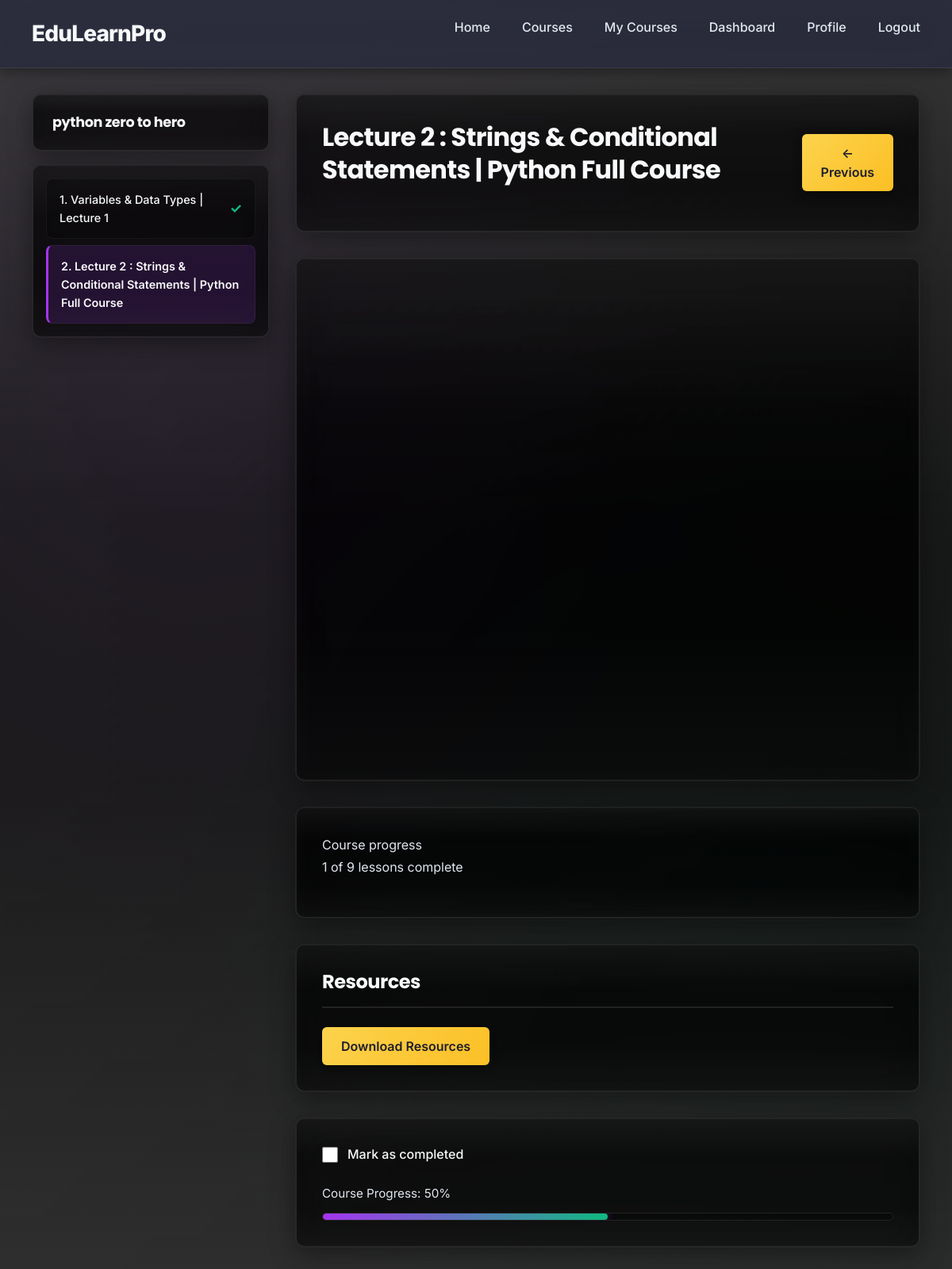
The page /courses/python-zero-to-hero/lessons/2/ (signed in) on the database its author committed.
### courses/models.py (models this page shows, shortened)
class Course(models.Model):
    CATEGORY_CHOICES = (
        ("development", "Development"),
        ("design", "Design"),
        ("marketing", "Marketing"),
        ("business", "Business"),
        ("data", "Data Science"),
        ('programming', "Programming"),
        ("other", "Other"),
    )
    CATEGORY_THUMBNAILS = {
        "development": "https://images.unsplash.com/photo-1518770660439-4636190af475?auto=format&fit=crop&w=1600&q=80",
        "design": "https://images.unsplash.com/photo-1523475472560-d2df97ec485c?auto=format&fit=crop&w=1600&q=80",
        "marketing": "https://images.unsplash.com/photo-1504384308090-c894fdcc538d?auto=format&fit=crop&w=1600&q=80",
        "business": "https://images.unsplash.com/photo-1450101499163-c8848c66ca85?auto=format&fit=crop&w=1600&q=80",
        "data": "https://images.unsplash.com/photo-1517430816045-df4b7de11d1d?auto=format&fit=crop&w=1600&q=80",
        "other": "https://images.unsplash.com/photo-1498050108023-c5249f4df085?auto=format&fit=crop&w=1600&q=80",
    }
    DEFAULT_THUMBNAIL = "https://images.unsplash.com/photo-1522075469751-3a6694fb2f61?auto=format&fit=crop&w=1600&q=80"
    STATUS_CHOICES = (
        ("draft", "Draft"),
        ("published", "Published"),
    )
    LEVEL_CHOICES = (
        ("beginner", "Beginner"),
        ("intermediate", "Intermediate"),
        ("advanced", "Advanced"),
        ("all", "All Levels"),
    )
    title = models.CharField(max_length=200)
    slug = models.SlugField(max_length=220, unique=True, blank=True)
    description = models.TextField(blank=True, null=True)
    instructor = models.ForeignKey(User, on_delete=models.CASCADE, related_name="courses")
    category = models.CharField(max_length=32, choices=CATEGORY_CHOICES, default="other")
    level = models.CharField(max_length=20, choices=LEVEL_CHOICES, default="all")
    thumbnail = models.ImageField(upload_to="course_thumbnails/", blank=True, null=True)
    promo_video_url = models.URLField(
        blank=True,
        null=True,
        help_text="Course preview/intro video URL (YouTube or direct video URL). This video will be displayed on the course detail page."
    )
    learning_outcomes = models.TextField(
        blank=True,
        null=True,
        help_text="List the key learning outcomes (one per line or use bullet points)"
    )
    status = models.CharField(max_length=20, choices=STATUS_CHOICES, default="draft")
    price = models.DecimalField(max_digits=10, decimal_places=2, default=0.00, null=True, blank=True)
    discounted_price = models.DecimalField(max_digits=10, decimal_places=2, default=0.00, null=True, blank=True)
    is_free = models.BooleanField(default=False, help_text="Check if this course is free")
    duration = models.CharField(
        max_length=50,
        blank=True,
        null=True,
        help_text="e.g., '6 weeks', '10 hours', '4 months'"
    )
    created_at = models.DateTimeField(auto_now_add=True)
    updated_at = models.DateTimeField(auto_now=True)
    class Meta:
        ordering = ("title",)

class Lesson(models.Model):
    course = models.ForeignKey(Course, on_delete=models.CASCADE, related_name="lessons")
    title = models.CharField(max_length=200)
    content = models.TextField()
    order = models.PositiveIntegerField(default=1)
    video_url = models.URLField(blank=True, null=True, help_text="YouTube URL or direct video URL")
    resources = models.FileField(upload_to="lesson_resources/", blank=True, null=True)
    created_at = models.DateTimeField(auto_now_add=True)
    updated_at = models.DateTimeField(auto_now=True)
    class Meta:
        ordering = ("course", "order", "id")
        unique_together = ("course", "order")
    def get_youtube_video_id(self) -> str | None:
        if not self.video_url:
            return None
        parsed = urlparse(self.video_url)
        host = parsed.netloc.lower()
        if "youtu.be" in host and parsed.path:
            return parsed.path.lstrip("/")
        return None
    def get_embed_url(self) -> str | None:
        if not self.video_url:
            return None
        video_id = self.get_youtube_video_id()
        if video_id:
            return f"https://www.youtube.com/embed/{video_id}?rel=0&showinfo=0&modestbranding=1&enablejsapi=1&playsinline=1&controls=1&fs=1"
        return self.video_url

### courses/views.py (the view, shortened to what this page needs)
# urls.py: path("<slug:course_slug>/lessons/<int:pk>/", views.lesson_view, name="lesson"),
@login_required
def lesson_view(request, course_slug, pk):
    course = get_object_or_404(Course, slug=course_slug)
    lesson = get_object_or_404(Lesson, pk=pk, course=course)
    is_instructor_owner = course.instructor == request.user
    enrollment = None
    lesson_progress = None
    course_progress_percentage = 0
    if not is_instructor_owner:
        if course.status != 'published':
            return HttpResponseForbidden("This course is not available.")
        enrollment = Enrollment.objects.filter(user=request.user, course=course).first()
        if not enrollment:
            messages.error(request, "You must enroll in this course to access lessons.")
            return redirect("courses:detail", slug=course.slug)
        from enrollments.models import LessonProgress, calculate_progress
        lesson_progress, created = LessonProgress.objects.get_or_create(
            enrollment=enrollment,
            lesson=lesson,
            defaults={'completed': False}
        )
        course_progress_percentage = calculate_progress(enrollment)
    all_lessons = list(course.lessons.all().order_by("order", "id"))
    current_index = next((i for i, l in enumerate(all_lessons) if l.pk == lesson.pk), None)
    prev_lesson = all_lessons[current_index - 1] if current_index and current_index > 0 else None
    next_lesson = all_lessons[current_index + 1] if current_index is not None and current_index < len(all_lessons) - 1 else None
    lessons_with_progress = []
    if enrollment:
        from enrollments.models import LessonProgress
        progress_dict = {
            lp.lesson_id: lp
            for lp in LessonProgress.objects.filter(
                enrollment=enrollment,
                lesson__course=course
            ).select_related('lesson')
        }
        for l in all_lessons:
            lessons_with_progress.append({
                'lesson': l,
                'progress': progress_dict.get(l.pk),
                'is_current': l.pk == lesson.pk
            })
    context = {
        "course": course,
        "lesson": lesson,
        "prev_lesson": prev_lesson,
        "next_lesson": next_lesson,
        "lessons_with_progress": lessons_with_progress,
        "is_instructor_owner": is_instructor_owner,
        "enrollment": enrollment,
        "lesson_progress": lesson_progress,
        "course_progress_percentage": course_progress_percentage,
        "is_completed": lesson_progress.completed if lesson_progress else False,
    }
    return render(request, "courses/lesson_view.html", context)

### enrollments/models.py (called while the page is built, shortened)
def calculate_progress(enrollment: Enrollment) -> int:
    total_lessons = enrollment.lesson_progress.count()
    if total_lessons == 0:
        enrollment.progress = 0
        enrollment.save(update_fields=["progress"])
        return 0
    completed_lessons = enrollment.lesson_progress.filter(completed=True).count()
    percentage = int((completed_lessons / total_lessons) * 100)
    percentage = min(100, max(0, percentage))
    was_completed = enrollment.is_completed
    is_now_completed = percentage == 100 and total_lessons > 0
    return percentage

### users/models.py (called while the page is built)
    @property
    def role(self):
        profile = getattr(self, "profile", None)
        return profile.role if profile else None

### templates/courses/lesson_view.html (shortened to what this page needs)
{% extends 'base.html' %}
{% load static %}
{% block content %}
<div class="container">
    <div class="lesson-layout">
        <div class="lesson-sidebar">
            <h3>{{ course.title }}</h3>
            <ul class="lessons-sidebar-list">
                {% for item in lessons_with_progress %}
                    <li class="{% if item.is_current %}active{% endif %} {% if item.progress and item.progress.completed %}completed{% endif %}">
                        <a href="{% url 'courses:lesson' course.slug item.lesson.pk %}">
                            {{ item.lesson.order }}. {{ item.lesson.title }}
                            {% if item.progress and item.progress.completed %}
                                <span class="checkmark">✓</span>
                            {% endif %}
                        </a>
                    </li>
                {% endfor %}
            </ul>
        </div>
        <div class="lesson-main">
            <div class="lesson-header">
                <h1>{{ lesson.title }}</h1>
                <div class="lesson-navigation">
                    {% if prev_lesson %}
                        <a href="{% url 'courses:lesson' course.slug prev_lesson.pk %}" class="btn btn-secondary">← Previous</a>
                    {% endif %}
                </div>
            </div>
            <div class="lesson-content">
                {% if lesson.video_url %}
                    {% if enrollment or is_instructor_owner %}
                        <div class="lesson-video">
                            {% if lesson.get_embed_url %}
                                <iframe
                                    src="{{ lesson.get_embed_url }}"
                                    frameborder="0"
                                    allow="accelerometer; autoplay; clipboard-write; encrypted-media; gyroscope; picture-in-picture; web-share"
                                    allowfullscreen
                                    loading="lazy"
                                    class="video-fluid">
                                </iframe>
                            {% else %}
                                <div class="video-error">
                                    <p>Unable to load video. Please check the video URL: {{ lesson.video_url }}</p>
                                </div>
                            {% endif %}
                        </div>
                    {% endif %}
                {% endif %}
                <div class="lesson-text">
                    {{ lesson.content|linebreaks }}
                </div>
                {% if lesson.resources %}
                    <div class="lesson-resources">
                        <h3>Resources</h3>
                        <a href="{{ lesson.resources.url }}" download class="btn btn-secondary">Download Resources</a>
                    </div>
                {% endif %}
                {% if enrollment and not is_instructor_owner %}
                    <div class="lesson-progress">
                        <form method="post" action="{% url 'enrollments:mark-lesson-complete' lesson.id %}">
                            <label>
                                <input type="checkbox" name="completed" {% if is_completed %}checked{% endif %} onchange="this.form.submit()">
                                Mark as completed
                            </label>
                        </form>
                        <div class="course-progress">
                            <p>Course Progress: {{ course_progress_percentage }}%</p>
                            <div class="progress-bar">
                                <div class="progress-fill" style="width: {{ course_progress_percentage }}%"></div>
                            </div>
                        </div>
                    </div>
                {% endif %}
            </div>
        </div>
    </div>
</div>
{% endblock %}

### rows shown on the page
Course: title "python zero to hero"
Lesson: lesson.order "1", lesson "Variables & Data Types | Lecture 1"
Lesson: lesson.order "2", lesson "Lecture 2 : Strings & Conditional Statements | Python Full Course", title "Lecture 2 : Strings & Conditional Statements | Python Full Course", content "Course progress 1 of 9 lessons complete"

### other values the page prints
{{ course_progress_percentage }} "50"
